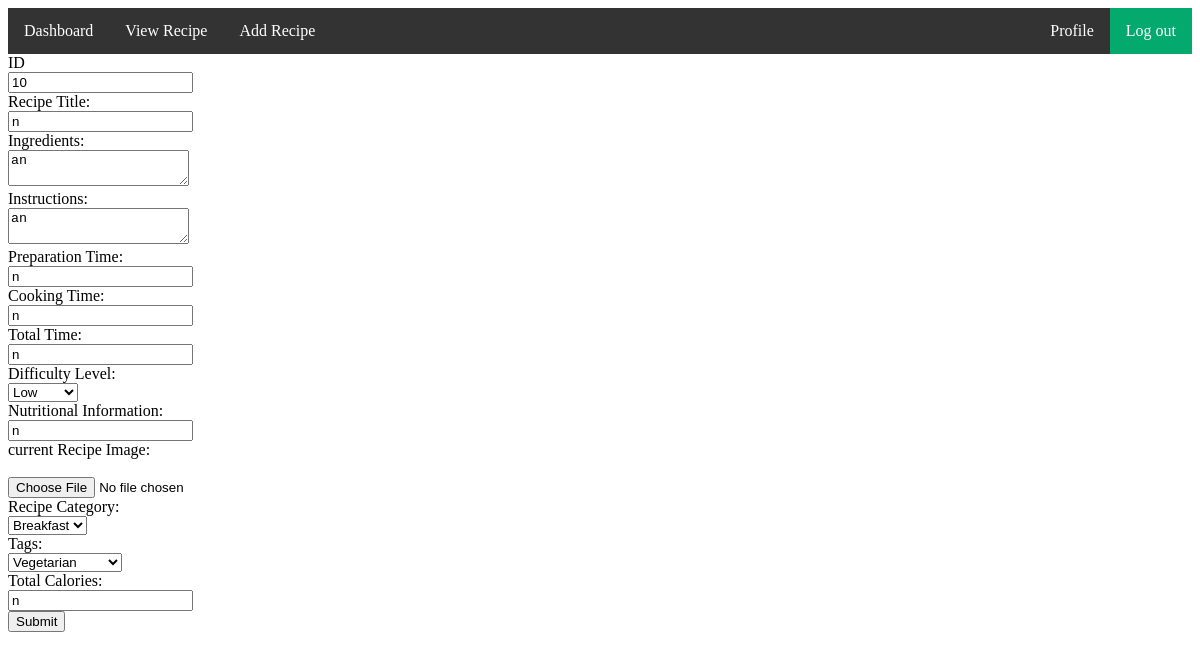
Screenshot of /editrecipe/10 (signed in) with the database file from the repository.
### myApp/models.py (models this page shows, shortened)
class RecipeModel(models.Model):
    TAG=[
        ('vegetarian','Vegetarian'),
        ('non-vegetarian','Non-vegetarian'),
    ]
    LEVEL=[
        ('low','Low'),
        ('medium','Medium'),
        ('high','High'),
    ]
    CATEGORIES=[
        ('breakfast','Breakfast'),
        ('lunch','Lunch'),
        ('dinner','Dinner'),
    ]
    RecipeTitle=models.CharField(max_length=100, null=True)
    Ingredients=models.CharField(max_length=100, null=True)
    Instructing=models.CharField(max_length=100, null=True)
    PreparationTime=models.CharField(max_length=100, null=True)
    CookingTime=models.CharField(max_length=100, null=True)
    TotalTime=models.CharField(max_length=100, null=True)
    DifficultyLevel=models.CharField(choices=LEVEL ,max_length=100, null=True)
    NutrationalInformation=models.CharField(max_length=100, null=True)
    SampleRecepeImage=models.ImageField(upload_to='media/Image', null=True)
    RecipeCategory=models.CharField(choices=CATEGORIES ,max_length=100, null=True)
    Tags=models.CharField(choices=TAG ,max_length=100, null=True)
    TotalCalories=models.CharField(max_length=100, null=True)
    OwnerOfJobPost=models.ForeignKey(CustomUserModel, on_delete=models.CASCADE, null=True)

### myProject/views.py (the view)
# urls.py: path('editrecipe/<str:myid>', editrecipe, name='editrecipe'),
@login_required
def editrecipe(request,myid):
    recipe=RecipeModel.objects.get(id=myid)
    contex={
        'recipe':recipe,
    }
    return render(request, 'editrecipe.html',contex)

### templates/editrecipe.html (shortened to what this page needs)
{% extends 'index.html' %}
{% block content %}
<form action="{% url 'updaterecipe' %}" method="post" enctype="multipart/form-data">
        <label for="RecipeTitle">ID</label><br>
        <input type="text" id="RecipeTitle" value="{{recipe.id}}" name="myid" required readonly><br>
        <label for="RecipeTitle">Recipe Title:</label><br>
        <input type="text" id="RecipeTitle" value="{{recipe.RecipeTitle}}" name="RecipeTitle" required><br>
        <label for="Ingredients">Ingredients:</label><br>
        <textarea id="Ingredients" value="" name="Ingredients" required>{{recipe.Ingredients}}</textarea><br>
        <label for="Instructing">Instructions:</label><br>
        <textarea id="Instructing" value="" name="Instructing" required>{{recipe.Instructing}}</textarea><br>
        <label for="PreparationTime">Preparation Time:</label><br>
        <input type="text" id="PreparationTime" value="{{recipe.PreparationTime}}" name="PreparationTime" required><br>
        <label for="CookingTime">Cooking Time:</label><br>
        <input type="text" id="CookingTime" value="{{recipe.CookingTime}}" name="CookingTime" required><br>
        <label for="TotalTime">Total Time:</label><br>
        <input type="text" id="TotalTime" value="{{recipe.TotalTime}}" name="TotalTime" required><br>
        <label for="DifficultyLevel">Difficulty Level:</label><br>
        <select id="DifficultyLevel" value="{{recipe.DifficultyLevel}}" name="DifficultyLevel" required>
        <option value="low">Low</option>
        </select><br>
        <label for="NutritionalInformation">Nutritional Information:</label><br>
        <input type="text" id="NutritionalInformation" value="{{recipe.NutrationalInformation}}" name="NutritionalInformation" required><br>
        <label for="SampleRecepeImage">current Recipe Image:</label><br>
        <img src="/{{recipe.SampleRecepeImage}}" width="50" alt=""><br>
        <input type="file" id="SampleRecepeImage" value="{{recipe.SampleRecepeImage}}" name="SampleRecepeImage" accept="image/*"><br>
        <label for="RecipeCategory">Recipe Category:</label><br>
        <select id="RecipeCategory" value="{{recipe.RecipeCategory}}" name="RecipeCategory" required>
        <option value="breakfast">Breakfast</option>
        </select><br>
        <label for="Tags">Tags:</label><br>
        <select id="Tags" value="{{recipe.Tags}}" name="Tags" required>
        <option value="vegetarian">Vegetarian</option>
        </select><br>
        <label for="TotalCalories">Total Calories:</label><br>
        <input type="text" id="TotalCalories" value="{{recipe.TotalCalories}}" name="TotalCalories" required><br>
    <button type="submit">Submit</button>
  </form>
{% endblock content %}

### rows the page displays
RecipeModel: myid "10", RecipeTitle "n", Ingredients "an", Instructing "an", PreparationTime "n", CookingTime "n", TotalTime "n", DifficultyLevel "Low", NutritionalInformation "n", RecipeCategory "Breakfast", Tags "Vegetarian", TotalCalories "n"
